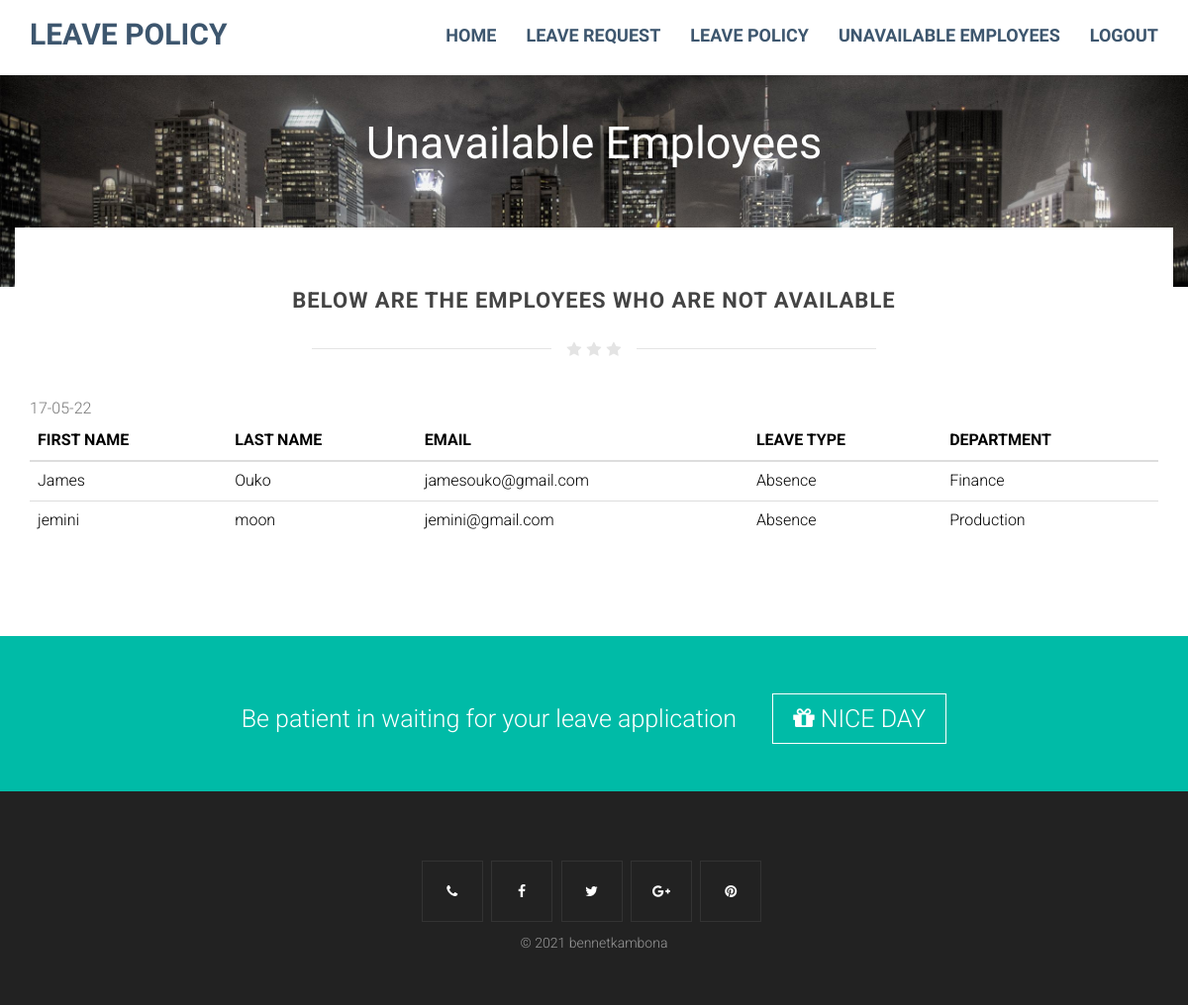
/employee_check.php (signed in), run on the app's committed database.
### tables this page shows
CREATE TABLE IF NOT EXISTS `leave_details` (
  `id` int(11) NOT NULL AUTO_INCREMENT,
  `employee_id` varchar(10) NOT NULL,
  `startdate` varchar(250) NOT NULL,
  `enddate` varchar(250) NOT NULL,
  `type` varchar(50) NOT NULL,
  `reasons` varchar(500) NOT NULL,
  `remaining_days` int(30) NOT NULL,
  `status` int(1) NOT NULL DEFAULT '0',
  `isread` int(1) NOT NULL DEFAULT '0',
  `posting_date` datetime NOT NULL DEFAULT CURRENT_TIMESTAMP,
  `deleted` int(10) NOT NULL DEFAULT '0',
  PRIMARY KEY (`id`),
  KEY `fk` (`employee_id`)
);

CREATE TABLE IF NOT EXISTS `register` (
  `employee_id` varchar(10) NOT NULL,
  `department` text NOT NULL,
  `firstname` text NOT NULL,
  `lastname` text NOT NULL,
  `email` varchar(50) NOT NULL,
  `date_hired` date NOT NULL,
  `password` varchar(70) NOT NULL,
  `user_type` varchar(10) NOT NULL DEFAULT 'employee',
  `available_days` int(10) NOT NULL DEFAULT '30',
  `deleted` int(10) NOT NULL DEFAULT '0',
  PRIMARY KEY (`employee_id`),
  UNIQUE KEY `password_2` (`password`),
  KEY `password_3` (`password`)
);

### employee_check.php (the view, shortened to what this page needs)
<!DOCTYPE html>
<html>
<head>
<link href="css/bootstrap.min.css" rel="stylesheet">
<link href="https://maxcdn.bootstrapcdn.com/font-awesome/4.6.3/css/font-awesome.min.css" rel="stylesheet">
<link href="css/style.css" rel="stylesheet">
</head>
<body>
<header class="item header margin-top-0">
<div class="wrapper">
	<nav role="navigation" class="navbar navbar-white navbar-embossed navbar-lg navbar-fixed-top">
	<div class="container">
		<div class="navbar-header">
			<a href="index.html" class="navbar-brand brand"> Leave Policy</a>
		</div>
		<div id="navbar-collapse-02" class="collapse navbar-collapse">
			<ul class="nav navbar-nav navbar-right">
				<li class="propClone"><a href="index.php">Home</a></li>
				<li class="propClone"><a href="leave_page.php">Leave Request</a></li>
				<li class="propClone"><a href="leave_policy.php">Leave Policy</a></li>
				<li class="propClone"><a href="employee_check.php">Unavailable employees</a></li>
				<li class="propClone"><a href="logout.php" name="logout">Logout</a></li>
			</ul>
		</div>
	</div>
	</nav>
	<div class="container">
		<div class="row">
			<div class="col-md-12 text-center">
				<div class="text-pageheader">
					<div class="subtext-image" data-scrollreveal="enter bottom over 1.7s after 0.0s">
						 Unavailable Employees
					</div>
				</div>
			</div>
		</div>
	</div>
</div>
</header>
<section class="item content">
<div class="container toparea">
	<div class="underlined-title">
		<div class="editContent">
<h1 class="text-center latestitems">Below are the Employees who are not available</h1>
		<div class="wow-hr type_short">
			<span class="wow-hr-h">
			<i class="fa fa-star"></i>
			<i class="fa fa-star"></i>
			<i class="fa fa-star"></i>
			</span>
		</div>
	</div>
			<div class="card-box mb-30">
					<table class="data-table table stripe hover nowrap" style="color: black;">
						<thead>
							<tr>
								<th class="table-plus">FIRST NAME</th>
								<th>LAST NAME</th>
								<th>EMAIL</th>
								<th>LEAVE TYPE</th>
								<th>DEPARTMENT</th>
							</tr>
						</thead>
						<tbody>
							<tr>
								 <?php
					$avlbl_employees= date("d-m-y");
								$mysqli = new mysqli('localhost', 'root','','employee_ls') or die(mysqli_error($mysqli));
					$result=mysqli_query($mysqli,"SELECT register.firstname,register.lastname,register.employee_id,register.department,register.department,register.email,register.available_days,leave_details.type,leave_details.startdate,leave_details.enddate,leave_details.reasons,leave_details.posting_date,leave_details.status,leave_details.isread,leave_details.remaining_days FROM leave_details INNER JOIN register ON leave_details.employee_id=register.employee_id WHERE enddate >= '$avlbl_employees' AND status = 1");
             while ($row=mysqli_fetch_array($result)) {
?>
								  <td><?php echo $row['firstname'];?></td>
                  <td><?php echo $row['lastname'];?></td>
                  <td><?php echo $row['email'];?></td>
                  <td><?php echo $row['type'];?></td>
                  <td><?php echo $row['department'];?></td>
							</tr>
							<?php
										}?>
									</tbody></table>
		</div>
			</div>
	</div>
<section class="content-block" style="background-color:#00bba7;">
<div class="container text-center">
	<div class="row">
		<div class="col-sm-10 col-sm-offset-1">
			<div class="item" data-scrollreveal="enter top over 0.4s after 0.1s">
				<h1 class="callactiontitle"> Be patient in waiting for your leave application <span class="callactionbutton"><i class="fa fa-gift"></i> NICE DAY</span>
				</h1>
			</div>
		</div>
	</div>
</div>
</section>
<div class="footer text-center">
	<div class="container">
		<div class="row">
			<ul class="social-iconsfooter">
				<li><a href="#"><i class="fa fa-phone"></i></a></li>
				<li><a href="#"><i class="fa fa-facebook"></i></a></li>
				<li><a href="#"><i class="fa fa-twitter"></i></a></li>
				<li><a href="#"><i class="fa fa-google-plus"></i></a></li>
				<li><a href="#"><i class="fa fa-pinterest"></i></a></li>
			</ul>
			<p>
				 &copy; 2021 bennetkambona<br/>
			</p>
		</div>
	</div>
</div>
</body>
</html>

### css/style.css (style rules this page uses)
body { font-family:Roboto; font-weight:300; font-size:16px; color:#777; line-height:1.7; }
h1,h2,h3,h4,h5,h6 { font-family:Roboto; font-weight:700; }
.content-block { padding:50px 0; margin-top:50px; }
.navbar-lg { min-height:76px; }
.navbar-lg .navbar-brand { line-height:1; padding-top:20px; padding-bottom:26px; font-size:30px; }
header .navbar-white a { color:#3D566E; font-weight:700; }
.item.content,.item.portfolio,.item.team,.item.pricing,.item.contact { padding-top:40px; padding-bottom:0px; }
header .navbar-white { background:#fff; box-shadow:0px 3px 2px 0px rgba(50,50,50,0.1); }
.item.header { background-image:url(../images/homeimg.jpg); background-repeat:no-repeat; background-position:0% top; background-size:cover; background-attachment:scroll; background-color:rgba(0,0,0,0); }
.navbar-nav,.navbar>.container .navbar-brand { font-family:Dosis; text-transform:uppercase; }
.text-pageheader { text-align:center; color:#fff; z-index:2; position:relative; font-size:45px; line-height:90px; text-transform:uppercase; padding-top:100px; padding-bottom:100px; font-weight:700; font-family:Dosis; }
.subtext-image { text-transform:none; font-weight:100 !Important; }
.toparea { background:#fff; margin-top:-100px; padding-top:30px; }
h1.latestitems { font-size:22px; line-height:28px; color:#444; text-transform:uppercase; letter-spacing:1px; margin-top:0; }
.wow-hr { position:relative; font-size:0; text-align:center; height:24px; margin:auto; margin-top:2%; margin-bottom:3%; width:50%; padding:2px 0; overflow:hidden; clear:both; }
.wow-hr-h:before { left:-13px; margin-left:-50%; background:#f7f7f7; }
.wow-hr-h:after { left:13px; margin-right:-50%; }
.wow-hr-h:before,.wow-hr-h:after { display:inline-block; content:""; height:1px; width:50%; margin-top:9px; vertical-align:top; position:relative; background-color:#e4e4e4; }
.wow-hr-h i { font-size:16px; line-height:20px; height:20px; width:20px; vertical-align:top; text-align:center; color:#e4e4e4; }
.callactiontitle { font-size:25px; font-weight:300; color:#fff; }
.callactionbutton { border:1px solid; padding:10px 20px; margin-left:30px; }
.footer ul.social-iconsfooter li { display:inline-block; float:none; position:relative; background:transparent; margin-right:5px; border:1px solid #333; }
.footer ul.social-iconsfooter li a { color:#fff; width:60px; height:60px; line-height:60px; display:inline-block; }
.footer { background:#222; color:#999; font-size:14px; padding:60px 0 40px 0; margin-top:0px; }
ul,ol { -moz-padding-start:0px; -webkit-padding-start:0px; -khtml-padding-start:0px; -o-padding-start:0px; padding-start:0px; padding-left:0px; }
.footer a { color:#00bba7; }
@media (min-width:768px) { .navbar-lg .navbar-nav>li>a { padding-top:26px; padding-bottom:26px; font-size:18px; } }

### data on the page
leave_details: employee.firstname "James", employee.lastname "Ouko", employee.email "jamesouko@gmail.com", type "Absence", employee.department "Finance"
leave_details: employee.firstname "jemini", employee.lastname "moon", employee.email "jemini@gmail.com", type "Absence", employee.department "Production"
